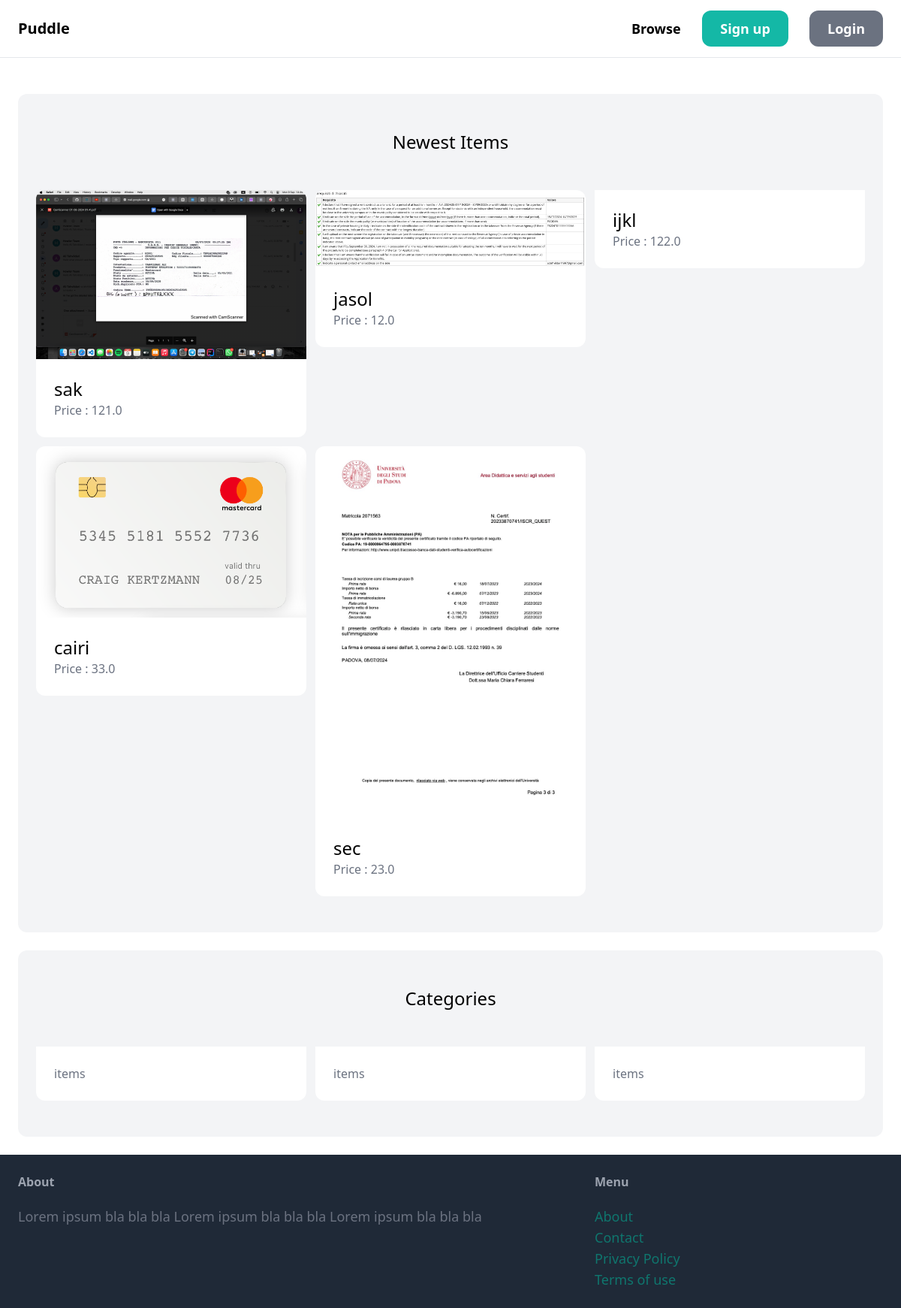
The page / on the database its author committed.
### item/models.py (models this page shows, shortened)
class Item(models.Model):
    category = models. ForeignKey (Category, related_name='items', on_delete= models.CASCADE)
    name = models.CharField(max_length=255)
    description = models.TextField(blank=True, null=True)
    price = models.FloatField()
    image = models.ImageField(upload_to='item_images' ,  blank=True , null=True)
    is_sold = models.BooleanField(default=False)
    created_by = models.ForeignKey(User , related_name = 'items' ,  on_delete=models.CASCADE)
    created_at = models.DateTimeField(auto_now_add=True)

class Category(models.Model):
    name=models.CharField(max_length=255)
    class Meta:
        ordering = ('name' ,)
        verbose_name_plural='Categories'

### core/views.py (the view)
# urls.py: path('', views.index , name='index'),
def index(request) :
    items = Item.objects.filter(is_sold = False)[0:6]
    categories = Category.objects.all()
    return render(request, "core/index.html" , {
         'categories' : categories,
         'items' : items
    })

### core/templates/core/index.html (shortened to what this page needs)
{% extends 'core/base.html'%} {%block title%} Welcome {%endblock %} {% block
content %} {%block content%}
<div class="mt-6 px-6 py-12 bg-gray-100 rounded-xl">
  <h2 class="mb-12 text-2xl text-center">Newest Items</h2>
  <div class="grid grid-cols-3 gap-3">
    {% for item in items %}
    <div>
      <a href="{% url 'item:detail' item.id %}">
        <div>
          <img src="{{ item.image.url }}" alt="" class="rounded-t-xl" />
        </div>
        <div class="p-6 bg-white rounded-b-xl">
          <h2 class="text-2xl">{{ item.name }}</h2>
          <p class="text-gray-500">Price : {{item.price}}</p>
        </div>
      </a>
    </div>
    {%endfor%}
  </div>
</div>
<div class="mt-6 px-6 py-12 bg-gray-100 rounded-xl">
  <h2 class="mb-12 text-2xl text-center">Categories</h2>
  <div class="grid grid-cols-3 gap-3">
    {% for category in categories %}
    <a href="#">
      <div class="p-6 bg-white rounded-b-xl">
        <p class="text-gray-500">{{category.item.count}} items</p>
      </div>
    </a>
    {% endfor %}
  </div>
</div>
{% endblock%}

### rows shown on the page
Item: image (picture), name "sak", price "121.0"
Item: image (picture), name "jasol", price "12.0"
Item: name "ijkl", price "122.0"
Item: image (picture), name "cairi", price "33.0"
Item: image (picture), name "sec", price "23.0"
